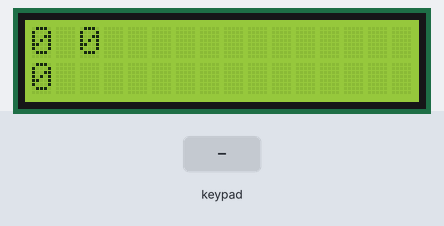
This sketch was run on a simulated Arduino Uno, built with avr-gcc and run on an emulated ATmega328P. Shown: 16×2 character LCD. The inputs (shaded band) are chosen by the test bench.

Above: at 3.2 s.
3.3 s: keypad keys 0 1 2 3 A pressed 0.4 s apart
At 6.0 s:
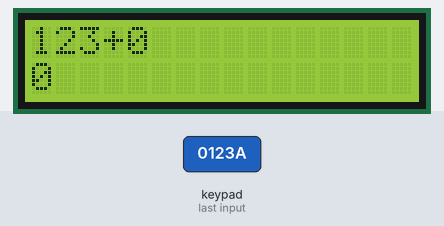
6.8 s: key 'D' pressed
At 7.4 s:
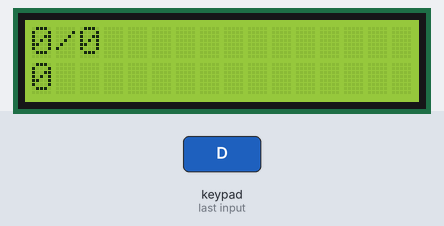
8.4 s: key 'C' pressed
At 8.8 s:
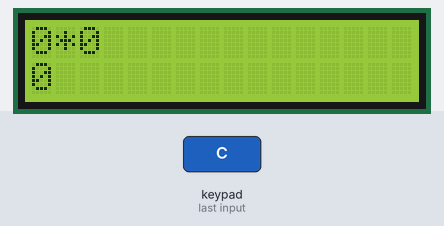
10.0 s: keypad keys 0 1 2 3 # pressed 0.4 s apart
At 12.4 s:
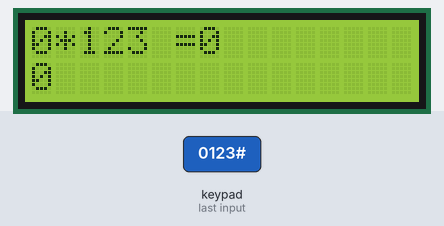
13.5 s: key 'B' pressed
At 14.8 s:
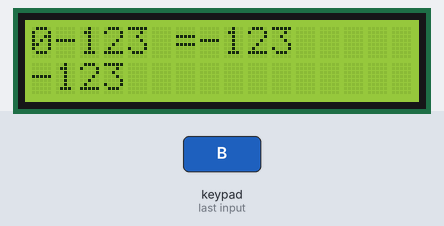
15.1 s: keypad keys 0 1 2 3 D pressed 0.4 s apart
At 17.6 s:
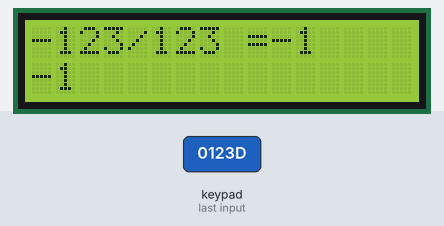
Timing chart, 0 to 19.1 s (numbered marks = the images above; inputs shaded):
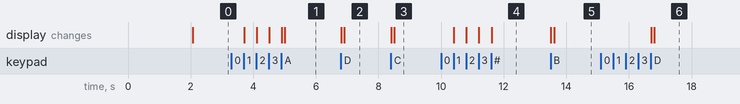

The sketch:

calculator_file.ino
```cpp
#include <LiquidCrystal.h>  // Include the LiquidCrystal library for LCD
#include <Keypad.h>  // Include the Keypad library

const byte ROWS = 4; // Define the number of rows on the keypad
const byte COLS = 4; // Define the number of columns on the keypad

// Define the keymap for the keypad
char keys[ROWS][COLS] = {
  {'7','8','9','D'},
  {'4','5','6','C'},
  {'1','2','3','B'},
  {'*','0','#','A'}
};

// Define the pins for the rows and columns of the keypad
byte rowPins[ROWS] = { 0, 1, 2, 3 }; // Connect keypad ROW0, ROW1, ROW2, and ROW3 to these Arduino pins
byte colPins[COLS] = { 4, 5, 6, 7 }; // Connect keypad COL0, COL1, COL2, and COL3 to these Arduino pins

// Create a Keypad object
Keypad kpd = Keypad( makeKeymap(keys), rowPins, colPins, ROWS, COLS );

// Define the pins to which the LCD is connected
const int rs = 8, en = 9, d4 = 10, d5 = 11, d6 = 12, d7 = 13;
LiquidCrystal lcd(rs, en, d4, d5, d6, d7); // Create an LCD object

// Declare variables for the numbers and operation
long Num1, Num2, Number;
char key, action;
boolean result = false;

void setup() {
  lcd.begin(16, 2); // Initialize the LCD with 16 columns and 2 rows
  lcd.print("CSE-331 PROJECT"); // Display an intro message
  lcd.setCursor(0, 1); // Set the cursor to column 0, line 1
  lcd.print("Calculator"); // Display an intro message
  delay(2000); // Wait for 2 seconds
  lcd.clear(); // Clear the LCD
}

void loop() {
  key = kpd.getKey(); // Get the key pressed on the keypad

  if (key != NO_KEY) // If a key is pressed
    DetectButtons(); // Detect the button pressed

  if (result == true) // If the result is calculated
    CalculateResult(); // Calculate the result

  DisplayResult(); // Display the result
}

void DetectButtons() {
  lcd.clear(); // Clear the LCD

  // Handle each key press
  if (key == '*') {
    Serial.println("Button Cancel"); // Print to Serial Monitor
    Number = Num1 = Num2 = 0; // Reset numbers
    result = false; // Reset result flag
  }

  // Handle number buttons
  if (key == '1') {
    Serial.println("Button 1");
    if (Number == 0)
      Number = 1;
    else
      Number = (Number * 10) + 1; // Append digit
  }

  if (key == '4') {
    Serial.println("Button 4");
    if (Number == 0)
      Number = 4;
    else
      Number = (Number * 10) + 4;
  }

  if (key == '7') {
    Serial.println("Button 7");
    if (Number == 0)
      Number = 7;
    else
      Number = (Number * 10) + 7;
  }

  if (key == '0') {
    Serial.println("Button 0");
    if (Number == 0)
      Number = 0;
    else
      Number = (Number * 10) + 0;
  }

  if (key == '2') {
    Serial.println("Button 2");
    if (Number == 0)
      Number = 2;
    else
      Number = (Number * 10) + 2;
  }

  if (key == '5') {
    Serial.println("Button 5");
    if (Number == 0)
      Number = 5;
    else
      Number = (Number * 10) + 5;
  }

  if (key == '8') {
    Serial.println("Button 8");
    if (Number == 0)
      Number = 8;
    else
      Number = (Number * 10) + 8;
  }

  if (key == '#') {
    Serial.println("Button Equal");
    Num2 = Number; // Store the second number
    result = true; // Set result flag
  }

  if (key == '3') {
    Serial.println("Button 3");
    if (Number == 0)
      Number = 3;
    else
      Number = (Number * 10) + 3;
  }

  if (key == '6') {
    Serial.println("Button 6");
    if (Number == 0)
      Number = 6;
    else
      Number = (Number * 10) + 6;
  }

  if (key == '9') {
    Serial.println("Button 9");
    if (Number == 0)
      Number = 9;
    else
      Number = (Number * 10) + 9;
  }

  // Handle operation buttons
  if (key == 'A' || key == 'B' || key == 'C' || key == 'D') {
    Num1 = Number; // Store the first number
    Number = 0; // Reset the number
    if (key == 'A') {
      Serial.println("Addition");
      action = '+'; // Set addition operation
    }
    if (key == 'B') {
      Serial.println("Subtraction");
      action = '-'; // Set subtraction operation
    }
    if (key == 'C') {
      Serial.println("Multiplication");
      action = '*'; // Set multiplication operation
    }
    if (key == 'D') {
      Serial.println("Division");
      action = '/'; // Set division operation
    }
    delay(100);
  }
}

void CalculateResult() {
  // Perform the calculation based on the action
  if (action == '+')
    Number = Num1 + Num2;
  if (action == '-')
    Number = Num1 - Num2;
  if (action == '*')
    Number = Num1 * Num2;
  if (action == '/')
    Number = Num1 / Num2;
}

void DisplayResult() {
  lcd.setCursor(0, 0); // Set the cursor to column 0, line 0
  lcd.print(Num1); lcd.print(action); lcd.print(Num2); // Display the expression

  if (result == true) {
    lcd.print(" ="); lcd.print(Number); // Display the result
  }

  lcd.setCursor(0, 1); // Set the cursor to column 0, line 1
  lcd.print(Number); // Display the result
}
```

Measured:
- after the input at 3.3 s, the display: first changes after 0.41 s (image 1 shows a later state)
- after the input at 6.8 s, the display: first changes at once (image 2 shows a later state)
- after the input at 8.4 s, the display: first changes at once (image 3 shows a later state)
- after the input at 10.0 s, the display: first changes after 0.41 s (image 4 shows a later state)
- after the input at 13.5 s, the display: first changes at once (image 5 shows a later state)
- after the input at 15.1 s, the display: first changes after 1.6 s (image 6 shows a later state)
